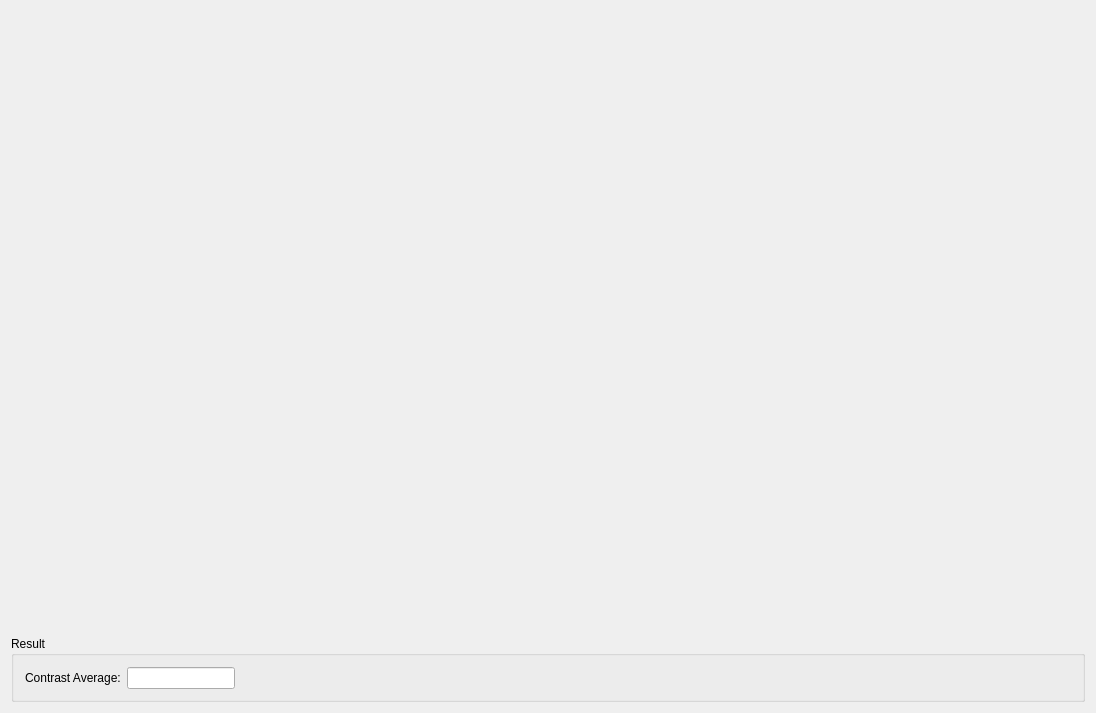
<?xml version="1.0" encoding="UTF-8"?>
<ui version="4.0">
 <class>ContrastDialogClass</class>
 <widget class="QDialog" name="ContrastDialogClass">
  <property name="geometry">
   <rect>
    <x>0</x>
    <y>0</y>
    <width>1096</width>
    <height>713</height>
   </rect>
  </property>
  <property name="windowTitle">
   <string>ContrastDialog</string>
  </property>
  <layout class="QVBoxLayout" name="verticalLayout" stretch="1,0">
   <property name="spacing">
    <number>20</number>
   </property>
   <item>
    <layout class="QHBoxLayout" name="horizontalLayout_2">
     <item>
      <widget class="ColorBarViewer" name="viewer_negative" native="true"/>
     </item>
     <item>
      <widget class="ColorBarViewer" name="viewer_positive" native="true"/>
     </item>
    </layout>
   </item>
   <item>
    <widget class="QGroupBox" name="groupBox">
     <property name="title">
      <string>Result</string>
     </property>
     <layout class="QHBoxLayout" name="horizontalLayout" stretch="0,0,1">
      <property name="bottomMargin">
       <number>10</number>
      </property>
      <item>
       <widget class="QLabel" name="label">
        <property name="text">
         <string>Contrast Average:</string>
        </property>
       </widget>
      </item>
      <item>
       <widget class="QLineEdit" name="lineEdit_value"/>
      </item>
      <item>
       <spacer name="horizontalSpacer">
        <property name="orientation">
         <enum>Qt::Horizontal</enum>
        </property>
        <property name="sizeHint" stdset="0">
         <size>
          <width>236</width>
          <height>20</height>
         </size>
        </property>
       </spacer>
      </item>
     </layout>
    </widget>
   </item>
  </layout>
 </widget>
 <layoutdefault spacing="6" margin="11"/>
 <customwidgets>
  <customwidget>
   <class>ColorBarViewer</class>
   <extends>QWidget</extends>
   <header location="global">CameraViewer\ColorBarViewer.h</header>
   <container>1</container>
  </customwidget>
 </customwidgets>
 <resources/>
 <connections/>
</ui>
